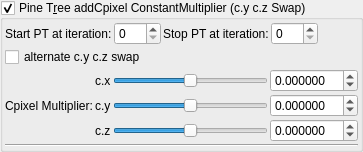
    <widget class="MyGroupBox" name="groupCheck_transf_addCpixel_enabled">
     <property name="toolTip">
      <string>&lt;html&gt;&lt;head/&gt;&lt;body&gt;&lt;p&gt;Cpixel is CVector3 c = ( c.x, c.y, c.z). It is each original point (pixel) in 3D space where the iteration starts from, ( c = original z for each point .) It is commonly found in formula structures z = f(z) + c.&lt;/p&gt;&lt;p&gt;The Cpixel multiplier effectively scales this point &amp;quot;c&amp;quot;.&lt;/p&gt;&lt;p&gt;In this formula the c.y and c.z components of &amp;quot;CVector3 c&amp;quot; are swapped before being multiplied by &amp;quot;CVector3 z&amp;quot; components.&lt;br/&gt;&lt;/p&gt;&lt;/body&gt;&lt;/html&gt;</string>
     </property>
     <property name="title">
      <string>Pine T&amp;ree addCpixel ConstantMultiplier (c.y c.z Swap)</string>
     </property>
     <property name="checkable">
      <bool>true</bool>
     </property>
     <layout class="QVBoxLayout" name="verticalLayout_49">
      <property name="spacing">
       <number>2</number>
      </property>
      <property name="leftMargin">
       <number>2</number>
      </property>
      <property name="topMargin">
       <number>2</number>
      </property>
      <property name="rightMargin">
       <number>2</number>
      </property>
      <property name="bottomMargin">
       <number>2</number>
      </property>
      <item>
       <layout class="QGridLayout" name="gridLayout_64">
        <property name="spacing">
         <number>2</number>
        </property>
        <item row="1" column="5">
         <spacer name="horizontalSpacer_36">
          <property name="orientation">
           <enum>Qt::Horizontal</enum>
          </property>
          <property name="sizeHint" stdset="0">
           <size>
            <width>40</width>
            <height>20</height>
           </size>
          </property>
         </spacer>
        </item>
        <item row="1" column="2">
         <widget class="QLabel" name="label_248">
          <property name="text">
           <string>Stop PT at iteration:</string>
          </property>
         </widget>
        </item>
        <item row="1" column="3">
         <widget class="MySpinBox" name="spinboxInt_transf_stop_iterations_C">
          <property name="sizePolicy">
           <sizepolicy hsizetype="Minimum" vsizetype="Maximum">
            <horstretch>0</horstretch>
            <verstretch>0</verstretch>
           </sizepolicy>
          </property>
          <property name="maximum">
           <number>999</number>
          </property>
         </widget>
        </item>
        <item row="1" column="1">
         <widget class="MySpinBox" name="spinboxInt_transf_start_iterations_C">
          <property name="sizePolicy">
           <sizepolicy hsizetype="Minimum" vsizetype="Maximum">
            <horstretch>0</horstretch>
            <verstretch>0</verstretch>
           </sizepolicy>
          </property>
          <property name="maximum">
           <number>999</number>
          </property>
         </widget>
        </item>
        <item row="1" column="0">
         <widget class="QLabel" name="label_249">
          <property name="text">
           <string>Start PT at iteration:</string>
          </property>
         </widget>
        </item>
       </layout>
      </item>
      <item>
       <widget class="QCheckBox" name="checkBox_transf_alternate_enabled_false">
        <property name="text">
         <string>alternate c.y c.z swap</string>
        </property>
       </widget>
      </item>
      <item>
       <layout class="QGridLayout" name="gridLayout_23">
        <property name="spacing">
         <number>2</number>
        </property>
        <item row="1" column="0">
         <widget class="QLabel" name="label_124">
          <property name="text">
           <string>Cpixel Multiplier:</string>
          </property>
         </widget>
        </item>
        <item row="1" column="3">
         <widget class="MyDoubleSpinBox" name="spinbox3_transf_constant_multiplier_100_y">
          <property name="sizePolicy">
           <sizepolicy hsizetype="Minimum" vsizetype="Maximum">
            <horstretch>0</horstretch>
            <verstretch>0</verstretch>
           </sizepolicy>
          </property>
          <property name="decimals">
           <number>6</number>
          </property>
          <property name="minimum">
           <double>-99.989999999999995</double>
          </property>
          <property name="maximum">
           <double>99.989999999999995</double>
          </property>
          <property name="singleStep">
           <double>0.100000000000000</double>
          </property>
         </widget>
        </item>
        <item row="1" column="1">
         <widget class="QLabel" name="label_121">
          <property name="text">
           <string notr="true">c.y</string>
          </property>
         </widget>
        </item>
        <item row="0" column="1">
         <widget class="QLabel" name="label_120">
          <property name="text">
           <string notr="true">c.x</string>
          </property>
         </widget>
        </item>
        <item row="2" column="2">
         <widget class="QSlider" name="slider3_transf_constant_multiplier_100_z">
          <property name="sizePolicy">
           <sizepolicy hsizetype="Expanding" vsizetype="Maximum">
            <horstretch>0</horstretch>
            <verstretch>0</verstretch>
           </sizepolicy>
          </property>
          <property name="minimum">
           <number>-5000000</number>
          </property>
          <property name="maximum">
           <number>5000000</number>
          </property>
          <property name="orientation">
           <enum>Qt::Horizontal</enum>
          </property>
         </widget>
        </item>
        <item row="2" column="1">
         <widget class="QLabel" name="label_123">
          <property name="text">
           <string notr="true">c.z</string>
          </property>
         </widget>
        </item>
        <item row="0" column="3">
         <widget class="MyDoubleSpinBox" name="spinbox3_transf_constant_multiplier_100_x">
          <property name="sizePolicy">
           <sizepolicy hsizetype="Minimum" vsizetype="Maximum">
            <horstretch>0</horstretch>
            <verstretch>0</verstretch>
           </sizepolicy>
          </property>
          <property name="prefix">
           <string/>
          </property>
          <property name="decimals">
           <number>6</number>
          </property>
          <property name="minimum">
           <double>-99.989999999999995</double>
          </property>
          <property name="singleStep">
           <double>0.100000000000000</double>
          </property>
         </widget>
        </item>
        <item row="0" column="2">
         <widget class="QSlider" name="slider3_transf_constant_multiplier_100_x">
          <property name="sizePolicy">
           <sizepolicy hsizetype="Expanding" vsizetype="Maximum">
            <horstretch>0</horstretch>
            <verstretch>0</verstretch>
           </sizepolicy>
          </property>
          <property name="minimum">
           <number>-5000000</number>
          </property>
          <property name="maximum">
           <number>5000000</number>
          </property>
          <property name="orientation">
           <enum>Qt::Horizontal</enum>
          </property>
         </widget>
        </item>
        <item row="1" column="2">
         <widget class="QSlider" name="slider3_transf_constant_multiplier_100_y">
          <property name="sizePolicy">
           <sizepolicy hsizetype="Expanding" vsizetype="Maximum">
            <horstretch>0</horstretch>
            <verstretch>0</verstretch>
           </sizepolicy>
          </property>
          <property name="minimum">
           <number>-5000000</number>
          </property>
          <property name="maximum">
           <number>5000000</number>
          </property>
          <property name="orientation">
           <enum>Qt::Horizontal</enum>
          </property>
         </widget>
        </item>
        <item row="2" column="3">
         <widget class="MyDoubleSpinBox" name="spinbox3_transf_constant_multiplier_100_z">
          <property name="sizePolicy">
           <sizepolicy hsizetype="Minimum" vsizetype="Maximum">
            <horstretch>0</horstretch>
            <verstretch>0</verstretch>
           </sizepolicy>
          </property>
          <property name="decimals">
           <number>6</number>
          </property>
          <property name="minimum">
           <double>-99.989999999999995</double>
          </property>
          <property name="maximum">
           <double>99.989999999999995</double>
          </property>
          <property name="singleStep">
           <double>0.100000000000000</double>
          </property>
         </widget>
        </item>
        <item row="3" column="0" colspan="4">
         <widget class="Line" name="line_30">
          <property name="orientation">
           <enum>Qt::Horizontal</enum>
          </property>
         </widget>
        </item>
       </layout>
      </item>
     </layout>
    </widget>
